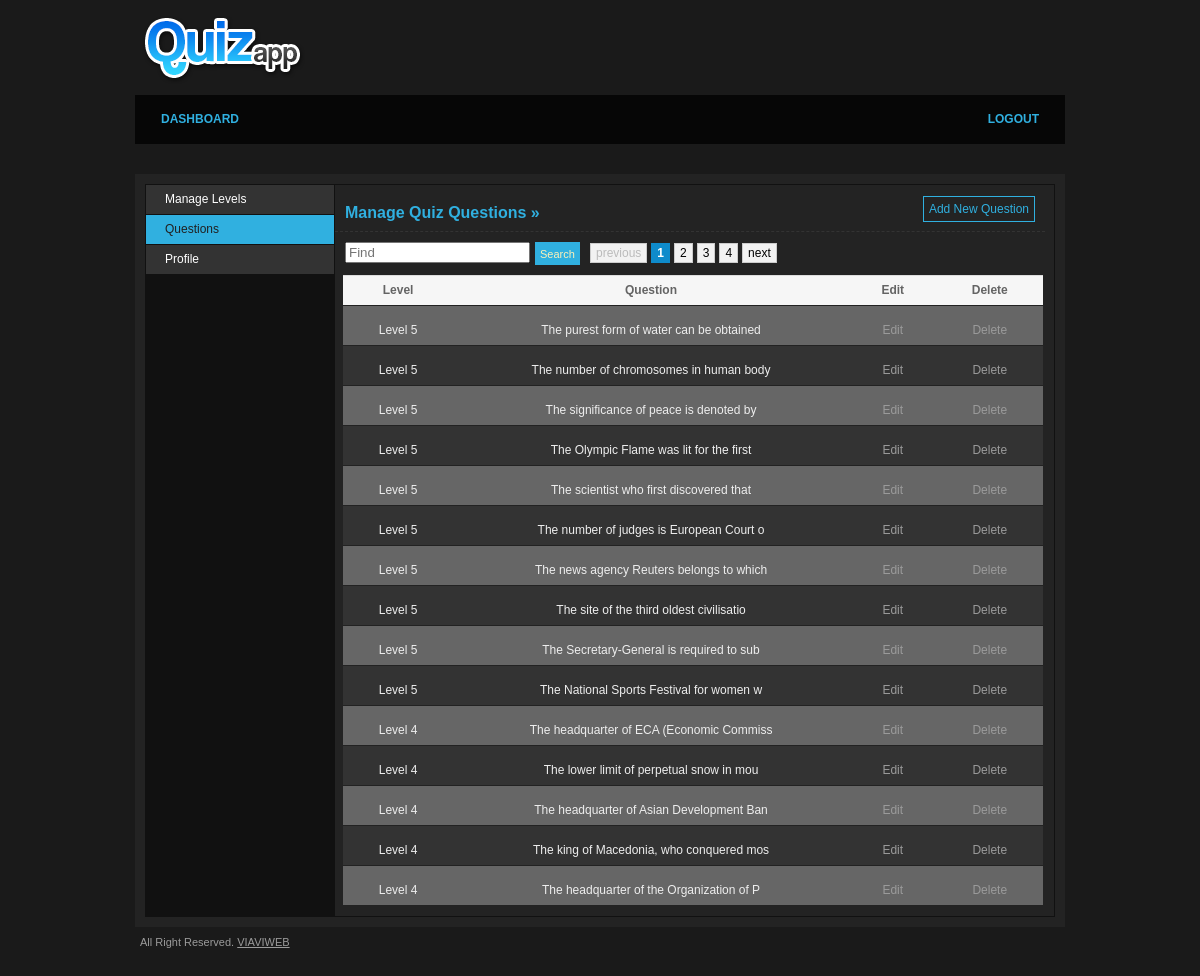
Screenshot of /manage_questions.php (signed in) with the database file from the repository.
### tables this page shows
CREATE TABLE IF NOT EXISTS `tbl_question` (
  `id` int(11) NOT NULL AUTO_INCREMENT,
  `level_id` int(11) NOT NULL,
  `question` varchar(255) NOT NULL,
  `option_1` varchar(255) NOT NULL,
  `option_2` varchar(255) NOT NULL,
  `option_3` varchar(255) NOT NULL,
  `option_4` varchar(255) NOT NULL,
  `ans` varchar(255) NOT NULL,
  PRIMARY KEY (`id`)
);

CREATE TABLE IF NOT EXISTS `tbl_levels` (
  `lid` int(11) NOT NULL AUTO_INCREMENT,
  `level_name` varchar(255) NOT NULL,
  `required_points` int(11) NOT NULL,
  PRIMARY KEY (`lid`)
);

### manage_questions.php (the view, shortened to what this page needs)
<?php include("includes/header.php");
	require("includes/function.php");
	$tableName="tbl_question";
	$targetpage = "manage_questions.php";
	$limit = 15;
	$query = "SELECT COUNT(*) as num FROM $tableName";
	$total_pages = mysql_fetch_array(mysql_query($query));
	$total_pages = $total_pages['num'];
	$stages = 3;
	$page=0;
	if($page){
		$start = ($page - 1) * $limit;
	}else{
		$start = 0;
		}
	if(isset($_POST["search"]))
{
	$question_value=$_POST['search_value'];
	$qry="SELECT * FROM tbl_question,tbl_levels WHERE level_id=lid and question LIKE '%".$question_value."%' ORDER BY tbl_question.id DESC LIMIT $start, $limit";
}
else{
   $qry="SELECT * FROM tbl_question LEFT JOIN tbl_levels ON tbl_question.level_id= tbl_levels.lid ORDER BY tbl_question.id DESC LIMIT $start, $limit";
}
	$result=mysql_query($qry);
?>
                <div id="main">
				<h2> Manage Quiz Questions &raquo;</h2>
                 <form  method="post" action="<?php echo $_SERVER["PHP_SELF"];?>">
                    <div class="search">
                        <input  type="text" name="search_value" placeholder="Find" class="search_text">
                        <button type="submit" value="submit" name="search" class="search_button">Search</button>
                    </div>
                </form>
                	<form action="" class="jNice">
					<h3 class="abtn"><a href="add_questions.php?add=yes">Add New Question</a></h3>
                    	<table cellpadding="0" cellspacing="0">
						<tr align="center">
						<th>Level</th>
						<th>Question</th>
						<th>Edit</th>
						<th>Delete</th>
						</tr>
						<?php
							$i=0;
							while($row=mysql_fetch_array($result))
							{
							  $letter = mb_substr($row['question'], 0, 40)
						?>
							<tr <?php if($i%2==0){?>class="odd"<?php }?> align="center">
								<td><?php echo $row['level_name'];?></td>
                               <td><?php echo $letter;?></td>
                                <td class="action"><a href="edit_question.php?question_id=<?php echo $row['id'];?>" class="edit">Edit</a></td>
								<td class="action"><a href="?question_id=<?php echo $row['id'];?>" class="delete" onclick="return confirm('Are you sure you want to delete this Question?');">Delete</a></td>
                            </tr>
						<?php
							$i++;
							}
						?>
                        </table><br />
						<?php
	if ($page == 0){$page = 1;}
	$prev = $page - 1;
	$next = $page + 1;
	$lastpage = ceil($total_pages/$limit);
	$paginate = '';
	if($lastpage > 1)
	{
		$paginate .= "<div class='paginate'>";
		if ($page > 1){
			$paginate.= "<a href='$targetpage?page=$prev'>previous</a>";
		}else{
			$paginate.= "<span class='disabled'>previous</span>";	}
		if ($lastpage < 7 + ($stages * 2))
		{
			for ($counter = 1; $counter <= $lastpage; $counter++)
			{
				if ($counter == $page){
					$paginate.= "<span class='current'>$counter</span>";
				}else{
					$paginate.= "<a href='$targetpage?page=$counter'>$counter</a>";}
			}
		}
		if ($page < $counter - 1){
			$paginate.= "<a href='$targetpage?page=$next'>next</a>";
		}else{
			$paginate.= "<span class='disabled'>next</span>";
			}
		$paginate.= "</div>";
}
 echo $paginate;
								?>
 <br />
                </div>
            </div>
        </div>
<?php include("includes/footer.php");?>

### includes/header.php (shortened to what this page needs)
<?php include("includes/connection.php");
	  $currentFile = $_SERVER["SCRIPT_NAME"];
      $parts = Explode('/', $currentFile);
      $currentFile = $parts[count($parts) - 1];
?>
<!DOCTYPE html PUBLIC "-//W3C//DTD XHTML 1.0 Transitional//EN" "http://www.w3.org/TR/xhtml1/DTD/xhtml1-transitional.dtd">
<html xmlns="http://www.w3.org/1999/xhtml">
<head>
<link href="style/css/transdmin.css" rel="stylesheet" type="text/css" media="screen" />
</head>
<body>
	<div id="wrapper">
    	<h1><a href="home.php"><span>Transdmin Light</span></a></h1>
        <ul id="mainNav">
        	<li><a href="home.php" <?php if($currentFile=="home.php"){?>class="active"<?php }?>>DASHBOARD</a></li>
        	<li class="logout"><a href="logout.php">LOGOUT</a></li>
        </ul>
        <div id="containerHolder">
			<div id="container">
        		<div id="sidebar">
                	<ul class="sideNav">
                    	<li><a href="manage_levels.php" <?php if($currentFile=="manage_levels.php")
															{?>class="active"<?php }?>>Manage Levels</a></li>
                    	<li><a href="manage_questions.php" <?php if($currentFile=="manage_questions.php")
															{?>class="active"<?php }?>>Questions</a></li>
                        <li><a href="profile.php"
      <?php if($currentFile=="profile.php"){?>class="active"<?php }?>>Profile</a></li>
                    </ul>
                </div>

### includes/footer.php
 <p id="footer">All Right Reserved. <a href="http://www.viaviweb.com" target="_blank">VIAVIWEB</a></p>
    </div>
</body>
</html>

### style/css/layout.css (style rules this page uses)
body { background: #1a1a1a; font-family: Arial, Helvetica, sans-serif; font-size: 12px; color: #646464; text-align: center; }
#wrapper { text-align: left; width: 930px; margin: 0 auto; }
h1 { margin: 15px 0 10px 5px; width: 250px; height: 70px; background: url(../../images/logo.png) no-repeat left top; }
h1 a { display: block; width: 225px; height: 28px; }
#mainNav { width: 918px; height: 37px; padding: 6px; margin: 0 0 30px 0; background: url(../img/top-menu-bg.gif) no-repeat left top; background:#060606; }
#mainNav li { float: left; height: 37px; }
#mainNav li a { display: block; float: left; height: 37px; font-weight: bold; line-height: 37px; text-decoration: none; color: #30b0e0; padding: 0 20px; }
#mainNav li.logout { float: right; border-right: none; }
#mainNav li.logout a { color:#30b0e0!important; }
#containerHolder { background: #232323; padding: 10px; }
#container { background: #111; border: 1px solid #111; width: 908px; }
#sidebar { width: 179px; float: left; }
#sidebar .sideNav { width: 179px; }
#sidebar .sideNav li { border-bottom: 1px solid #111; width: 179px; }
#sidebar .sideNav li a { display: block; color: #fff; background: #333; text-decoration: none; height: 29px; line-height: 29px; padding: 0 19px; width: 150px; }
#sidebar .sideNav li a.active, #sidebar .sideNav li a.active:hover { background: #30b0e0; color: #212121; }
h2 { width:100%; padding-left:10px!important; color: #30b0e0; font-size: 16px; line-height: 16px; font-weight: bold; margin: 20px 0 0 0; padding: 0 0 10px 0; border-bottom: 1px dashed #333; }
#main { width: 700px; float: right; padding: 0 19px 0 0; background:#232323; }
h3 { font-size: 14px; line-height: 14px; font-weight: bold; color: #5494af; padding: 0 0 0 10px; margin: 20px 0 10px; }
#main table { border-top: 1px solid #ddd; width: 700px; float:left; margin-top:10px; margin-left:8px; margin-bottom:10px; }
#main table tr td { background: #333; padding: 0px 20px; height: 29px; line-height: 29px; border-bottom: 1px solid #222; color:#eee; padding-top:10px; }
#main table tr th { background: #f6f6f6; padding: 0px 20px; height: 29px; line-height: 29px; border-bottom: 1px solid #222; }
#main table tr.odd td { background: #666; }
#main table .action { padding: 0 20px 0 10px; }
#main table tr .action a { margin: 0 0 0 10px; text-decoration: none; color: #9b9b9b; }
#footer { margin: 10px 0 30px 0; font-size: 11px; line-height: 11px; color: #9B9B9B; padding: 0 0 0 5px; }
#footer a { color: #9B9B9B; }
.paginate { font-family:Arial, Helvetica, sans-serif; padding: 3px; margin-left:250px; }
.paginate a { padding:2px 5px 2px 5px; margin:2px; border:1px solid #ccc; text-decoration:none; color: #000; background-color:#f2f2f2; }
.paginate span.current { margin: 2px; padding: 2px 5px 2px 5px; border: 1px solid #0E8BCB; font-weight: bold; background-color: #0E8BCB; color: #fff; }
.paginate span.disabled { padding:2px 5px 2px 5px; margin:2px; border:1px solid #ccc; background-color:#f2f2f2; color:#bbb; }
.abtn { float:right; width:200px; text-align:right; font-weight:lighter; margin-top:-30px; position:relative; }
.abtn a { text-decoration:none; color:#30b0e0 !important; font-size:12px; border:solid 1px #30b0e0; padding:5px; }
.search { float:left; }
.search input[type="text"] { float:left; margin:10px 5px 0px 10px; }
.search button { background: none repeat scroll 0 0 #30B0E0; border: medium none; cursor: pointer; display: block; float: left; color:#fbf0b9; height:23px; font-size:11px; margin-top:10px; overflow: visible; padding:0 5px; }

### style/css/jNice.css (style rules this page uses)
button { margin: 0px; padding: 0px 0px; border: none; background-color: transparent; cursor: pointer; height: 29px; display: block; float: left; overflow: visible; }

### rows the page displays
tbl_question: level.level_name "Level 5", question "The purest form of water can be obtained"
tbl_question: level.level_name "Level 5", question "The number of chromosomes in human body"
tbl_question: level.level_name "Level 5", question "The significance of peace is denoted by"
tbl_question: level.level_name "Level 5", question "The Olympic Flame was lit for the first"
tbl_question: level.level_name "Level 5", question "The scientist who first discovered that"
tbl_question: level.level_name "Level 5", question "The number of judges is European Court o"
tbl_question: level.level_name "Level 5", question "The news agency Reuters belongs to which"
tbl_question: level.level_name "Level 5", question "The site of the third oldest civilisatio"
tbl_question: level.level_name "Level 5", question "The Secretary-General is required to sub"
tbl_question: level.level_name "Level 5", question "The National Sports Festival for women w"
tbl_question: level.level_name "Level 4", question "The headquarter of ECA (Economic Commiss"
tbl_question: level.level_name "Level 4", question "The lower limit of perpetual snow in mou"
tbl_question: level.level_name "Level 4", question "The headquarter of Asian Development Ban"
tbl_question: level.level_name "Level 4", question "The king of Macedonia, who conquered mos"
tbl_question: level.level_name "Level 4", question "The headquarter of the Organization of P"
